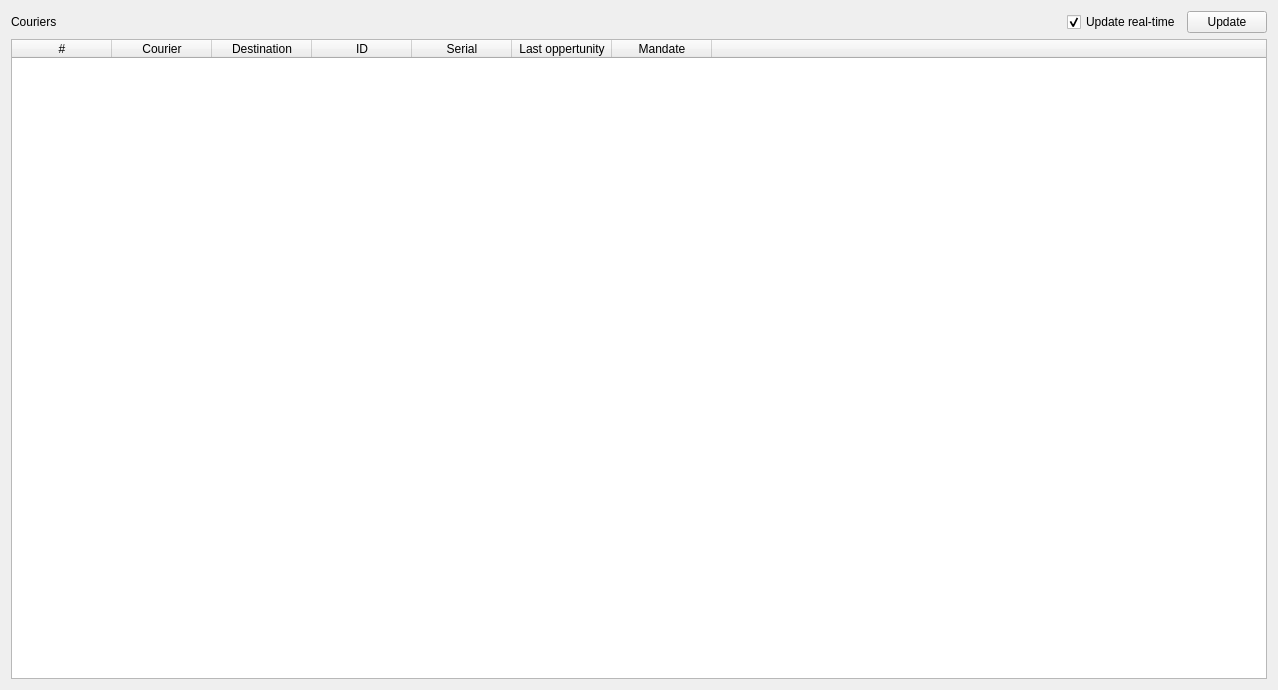
<?xml version="1.0" encoding="UTF-8"?>
<ui version="4.0">
 <class>CouriersDebugWidget</class>
 <widget class="QWidget" name="CouriersDebugWidget">
  <property name="geometry">
   <rect>
    <x>0</x>
    <y>0</y>
    <width>1278</width>
    <height>690</height>
   </rect>
  </property>
  <property name="sizePolicy">
   <sizepolicy hsizetype="Expanding" vsizetype="Expanding">
    <horstretch>0</horstretch>
    <verstretch>0</verstretch>
   </sizepolicy>
  </property>
  <property name="windowTitle">
   <string>Form</string>
  </property>
  <layout class="QGridLayout" name="gridLayout">
   <item row="0" column="0">
    <layout class="QHBoxLayout" name="horizontalLayout">
     <item>
      <widget class="QLabel" name="label">
       <property name="text">
        <string>Couriers</string>
       </property>
      </widget>
     </item>
     <item>
      <spacer name="horizontalSpacer">
       <property name="orientation">
        <enum>Qt::Horizontal</enum>
       </property>
       <property name="sizeHint" stdset="0">
        <size>
         <width>40</width>
         <height>20</height>
        </size>
       </property>
      </spacer>
     </item>
     <item>
      <widget class="QCheckBox" name="checkBoxUpdateRealtime">
       <property name="text">
        <string>Update real-time</string>
       </property>
       <property name="checked">
        <bool>true</bool>
       </property>
      </widget>
     </item>
     <item>
      <widget class="QPushButton" name="pushButtonUpdate">
       <property name="text">
        <string>Update</string>
       </property>
      </widget>
     </item>
    </layout>
   </item>
   <item row="1" column="0">
    <widget class="QTableWidget" name="tableWidgetCouriers">
     <property name="enabled">
      <bool>true</bool>
     </property>
     <property name="textElideMode">
      <enum>Qt::ElideMiddle</enum>
     </property>
     <property name="wordWrap">
      <bool>false</bool>
     </property>
     <property name="columnCount">
      <number>8</number>
     </property>
     <attribute name="horizontalHeaderStretchLastSection">
      <bool>true</bool>
     </attribute>
     <attribute name="verticalHeaderStretchLastSection">
      <bool>false</bool>
     </attribute>
     <column>
      <property name="text">
       <string>#</string>
      </property>
     </column>
     <column>
      <property name="text">
       <string>Courier</string>
      </property>
     </column>
     <column>
      <property name="text">
       <string>Destination</string>
      </property>
     </column>
     <column>
      <property name="text">
       <string>ID</string>
      </property>
     </column>
     <column>
      <property name="text">
       <string>Serial</string>
      </property>
     </column>
     <column>
      <property name="text">
       <string>Last oppertunity</string>
      </property>
     </column>
     <column>
      <property name="text">
       <string>Mandate</string>
      </property>
     </column>
     <column>
      <property name="text">
       <string/>
      </property>
     </column>
    </widget>
   </item>
  </layout>
 </widget>
 <resources/>
 <connections/>
</ui>
